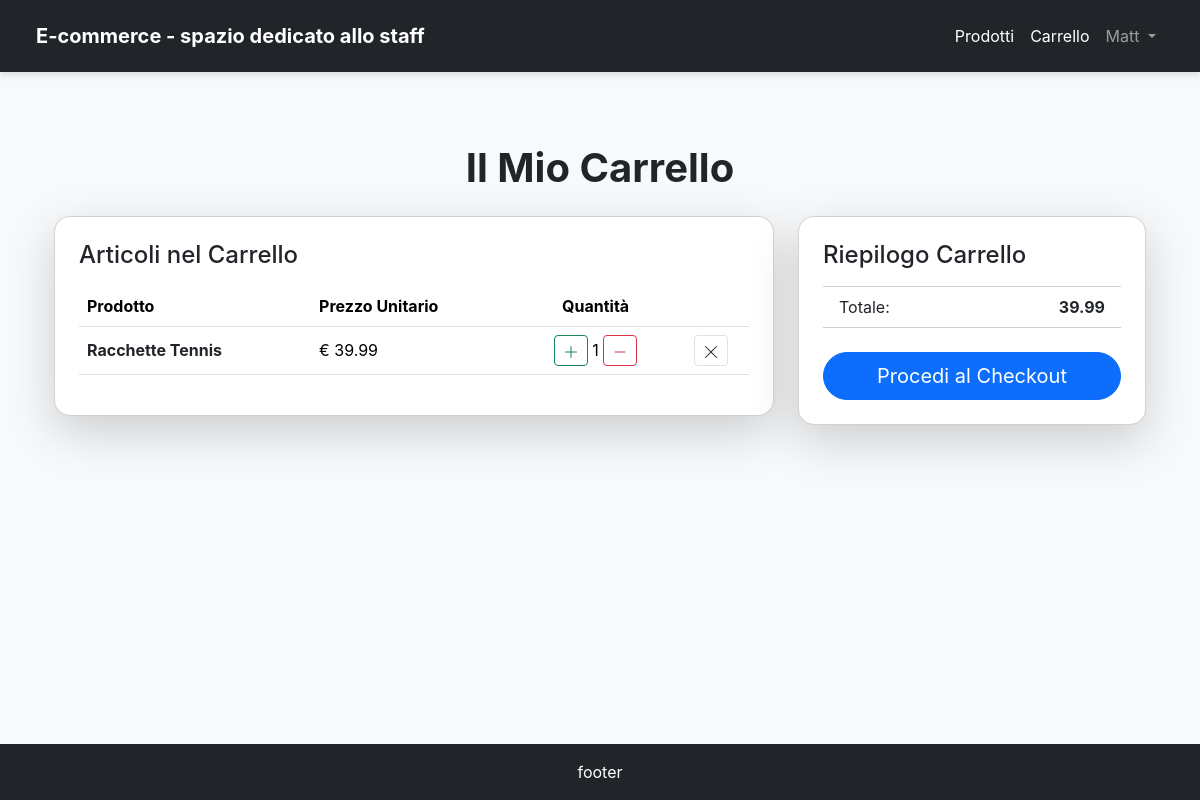
The page /products/cart/cart/ (signed in) on the database as committed earlier.
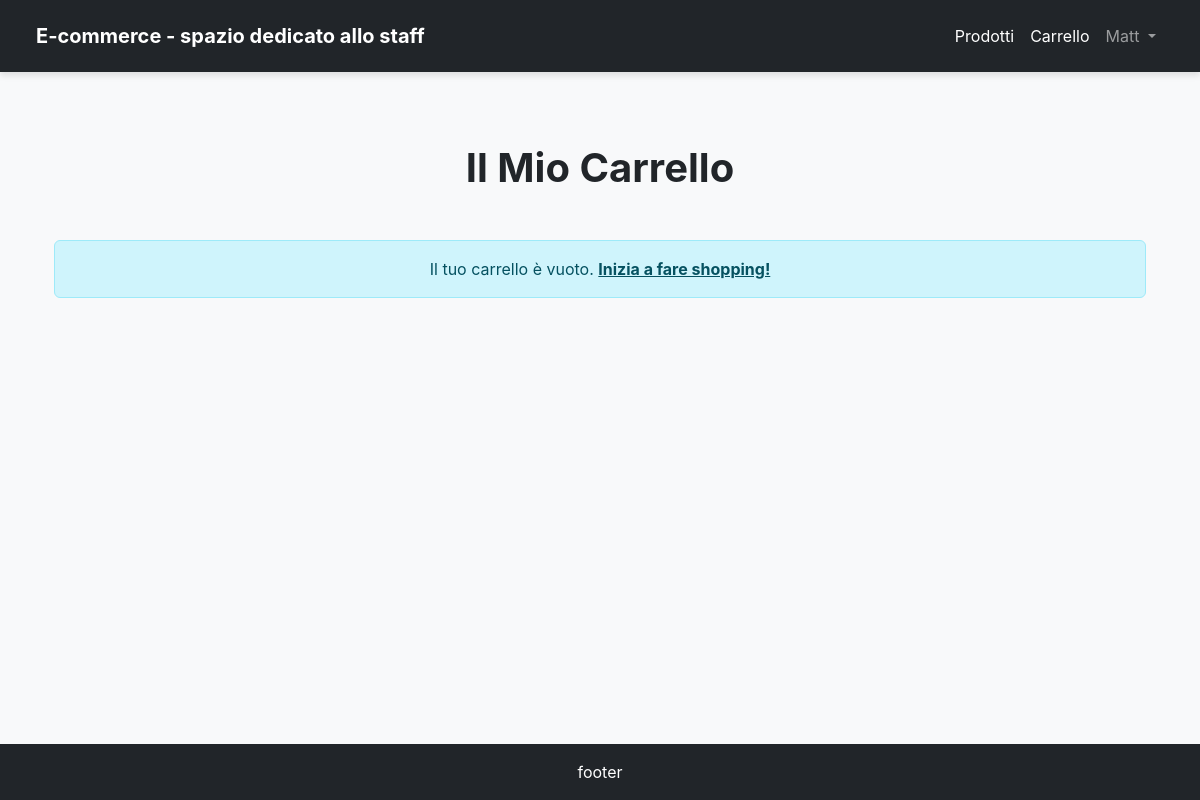
The same page on the database as committed later.
### cart/models.py (models this page shows, shortened)
class CartItem(models.Model):
    cart = models.ForeignKey(
        Cart,
        on_delete=models.CASCADE
    )
    product = models.ForeignKey(
        Product,
        on_delete=models.CASCADE
    )
    quantity = models.PositiveIntegerField(default=1)

class Cart(models.Model):
    user = models.OneToOneField(
        settings.AUTH_USER_MODEL,
        on_delete=models.CASCADE,
        unique=True,
    )
    total_amount = models.DecimalField(max_digits=10, decimal_places=2, default=0)

### products/models.py (models this page shows, shortened)
class Product(models.Model):
    name = models.CharField(max_length=200, verbose_name="Nome Prodotto")
    slug = models.SlugField(max_length=200, unique=True, help_text="Slug unico per l'URL del prodotto")
    category = models.ForeignKey(
        Category,
        on_delete=models.SET_NULL,
        null=True,
        blank=True,
        related_name='products',
        verbose_name="Categoria"
    )
    description = models.TextField(verbose_name="Descrizione prodotto")
    price = models.DecimalField(
        max_digits=10,
        decimal_places=2,
        verbose_name="Prezzo in €"
    )
    stock = models.IntegerField(
        default=0,
        verbose_name="Quantità Disponibile",
        help_text="Quantità di prodotti disponibili in magazzino."
    )
    created_at = models.DateTimeField(auto_now_add=True, verbose_name="Data Creazione")
    updated_at = models.DateTimeField(auto_now=True, verbose_name="Ultimo Aggiornamento")
    class Meta:
        ordering = ('name',)
        verbose_name = "Prodotto"
        verbose_name_plural = "Prodotti"

### cart/views.py (the view)
# urls.py: path("", cart_detail, name="cart"),
@login_required
def cart_detail(request):
    cart, created = Cart.objects.get_or_create(user=request.user)
    cart_items = CartItem.objects.filter(cart=cart)
    cart.total_amount = sum(item.product.price * item.quantity for item in cart_items)
    cart.save()
    context = {
        'cart': cart,
        'cart_items': cart_items,
        'cart_total': cart.total_amount,
        'title': 'Il Mio Carrello'
    }
    return render(request, 'cart.html', context)

### templates/cart.html (shortened to what the changed rows need)
{% extends 'base.html' %}
{% load crispy_forms_tags %}
{% load humanize %}
{% block content %}
<div class="container my-5">
    <h1 class="text-center fw-bold text-dark mb-4">{{ title }}</h1>
    {% if cart_items %}
    <div class="row">
        <div class="col-lg-8">
            <div class="card shadow-lg rounded-card p-4">
                <h4 class="mb-3">Articoli nel Carrello</h4>
                <div class="table-responsive">
                    <table class="table table-hover">
                        <thead>
                            <tr>
                                <th scope="col">Prodotto</th>
                                <th scope="col">Prezzo Unitario</th>
                                <th scope="col" class="text-center">Quantità</th>
                                <th scope="col"></th>
                            </tr>
                        </thead>
                        <tbody>
                            {% for item in cart_items %}
                            <tr>
                                <td class="align-middle">
                                    <div class="d-flex align-items-center">
                                        <a href="{% url 'product_details' slug=item.product.slug %}" class="text-decoration-none text-dark fw-bold">
                                            {{ item.product.name }}
                                        </a>
                                    </div>
                                </td>
                                <td class="align-middle">€ {{ item.product.price|floatformat:2|intcomma }}</td>
                                <td class="align-middle text-center">
                                    <form action="{% url 'increment_item_quantity' item.id %}" method="post" class="d-inline-flex">
                                        <button type="submit" class="btn btn-outline-success btn-circle btn-sm">
                                            <svg xmlns="http://www.w3.org/2000/svg" width="16" height="16" fill="currentColor" class="bi bi-plus-lg" viewBox="0 0 16 16">
                                                <path fill-rule="evenodd" d="M8 2a.5.5 0 0 1 .5.5v5h5a.5.5 0 0 1 0 1h-5v5a.5.5 0 0 1-1 0v-5h-5a.5.5 0 0 1 0-1h5v-5A.5.5 0 0 1 8 2z"/>
                                            </svg>
                                        </button>
                                    </form>
                                    {{ item.quantity }}
                                    <form action="{% url 'decrement_item_quantity' item.id %}" method="post" class="d-inline-flex">
                                        <button type="submit" class="btn btn-outline-danger btn-circle btn-sm btn-decrement-custom-hover">
                                                <svg xmlns="http://www.w3.org/2000/svg" width="16" height="16" fill="currentColor" class="bi bi-dash-lg" viewBox="0 0 16 16">
                                                    <path fill-rule="evenodd" d="M2.5 8a.5.5 0 0 1 .5-.5h10a.5.5 0 0 1 0 1H3a.5.5 0 0 1-.5-.5z"/>
                                                </svg>
                                        </button>
                                    </form>
                                </td>
                                <td class="align-middle text-center">
                                    <form action="{% url 'remove_from_cart' item.id %}" method="post" class="d-inline">
                                        <button type="submit" class="btn btn-sm btn-light-gray-hover" title="Rimuovi Articolo" style="background-color: white; border: 1px solid #dee2e6; border-radius: 0.25rem; transition: background-color 0.2s ease-in-out;">
                                            <svg xmlns="http://www.w3.org/2000/svg" width="16" height="16" fill="currentColor" class="bi bi-x-lg" viewBox="0 0 16 16">
                                                <path d="M2.146 2.854a.5.5 0 1 1 .708-.708L8 7.293l5.146-5.147a.5.5 0 0 1 .708.708L8.707 8l5.147 5.146a.5.5 0 0 1-.708.708L8 8.707l-5.146 5.147a.5.5 0 0 1-.708-.708L7.293 8z"/>
                                            </svg>
                                        </button>
                                    </form>
                                </td>
                            </tr>
                            {% endfor %}
                        </tbody>
                    </table>
                </div>
            </div>
        </div>
        <div class="col-lg-4 mt-4 mt-lg-0">
            <div class="card shadow-lg rounded-card p-4">
                <h4 class="mb-3">Riepilogo Carrello</h4>
                <ul class="list-group list-group-flush mb-4">
                    <li class="list-group-item d-flex justify-content-between align-items-center">
                        Totale: <span class="fw-bold"> {{ cart_total | floatformat:2|intcomma }} </span>
                    </li>
                </ul>
                <a href="{% url 'address_selection' %}" class="btn btn-primary btn-lg rounded-pill">Procedi al Checkout</a>
            </div>
        </div>
    </div>
    {% else %}
    <div class="alert alert-info text-center mt-5" role="alert">
        Il tuo carrello è vuoto. <a href="{% url 'product_list' %}" class="alert-link">Inizia a fare shopping!</a>
    </div>
    {% endif %}
</div>
{% endblock content %}

Rows that differ between the two databases and show on the page:
removed CartItem: product.name "Racchette Tennis", product.price "39.99", quantity "1"
no longer on this page (row edited): Cart: total_amount "39.99"
Other text that changed with them:
text no longer shown: "Articoli nel Carrello Prodotto Prezzo Unitario Quantità Riepilogo Carrello Totale: Procedi al Checkout"
text now shown: "Il tuo carrello è vuoto. Inizia a fare shopping!"
